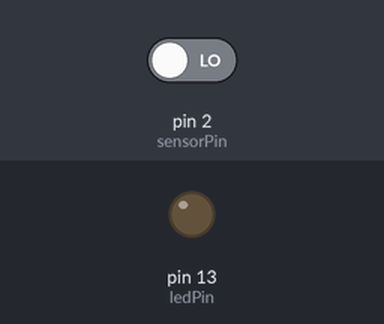
Simulated run of this sketch. Board: Arduino Uno, built with avr-gcc and run on an emulated ATmega328P. Parts: output pins drawn as LEDs (lit = HIGH). Inputs (shaded band) come from the test bench; at power-on: pin 2 (sensorPin) LOW.

Above: at 1.2 s.
1.3 s: pin 2 (sensorPin) driven HIGH
At 2.2 s:
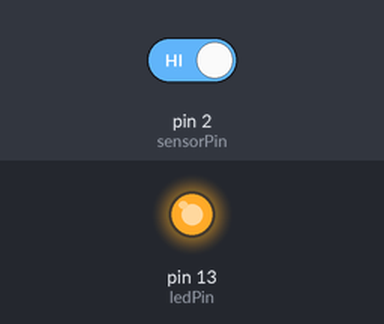
2.8 s: pin 2 (sensorPin) driven LOW
At 3.3 s:
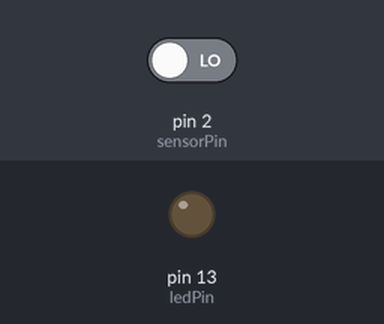
Timing chart, 0 to 5.8 s (numbered marks = the images above; inputs shaded):
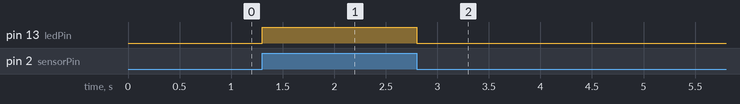

Measured:
- after the input at 1.3 s, pin 13 (ledPin): LOW → HIGH at once
- after the input at 2.8 s, pin 13 (ledPin): HIGH → LOW at once

The sketch:

LineTracingSensor.ino
```cpp
const int sensorPin = 2;
const int ledPin = 13;
int sensorState = 0;

void setup() {
  // put your setup code here, to run once:
  pinMode(ledPin, OUTPUT);
  pinMode(sensorPin, INPUT);

}

void loop() {
  // put your main code here, to run repeatedly:
  sensorState = digitalRead(sensorPin);

  if (sensorState == HIGH) {
    digitalWrite(ledPin, HIGH);
  }
  else {
    digitalWrite(ledPin, LOW);
  }
}
```
